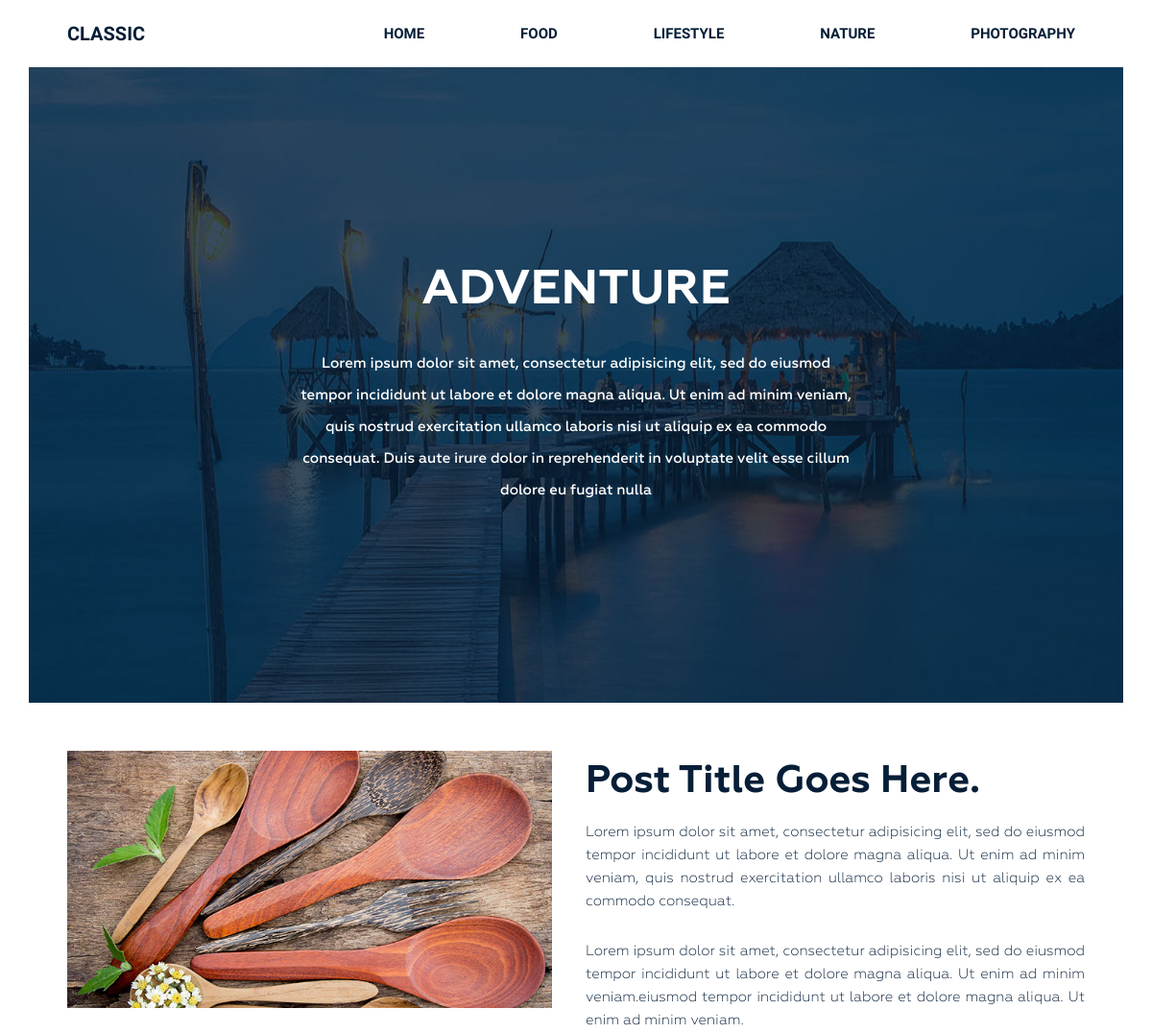
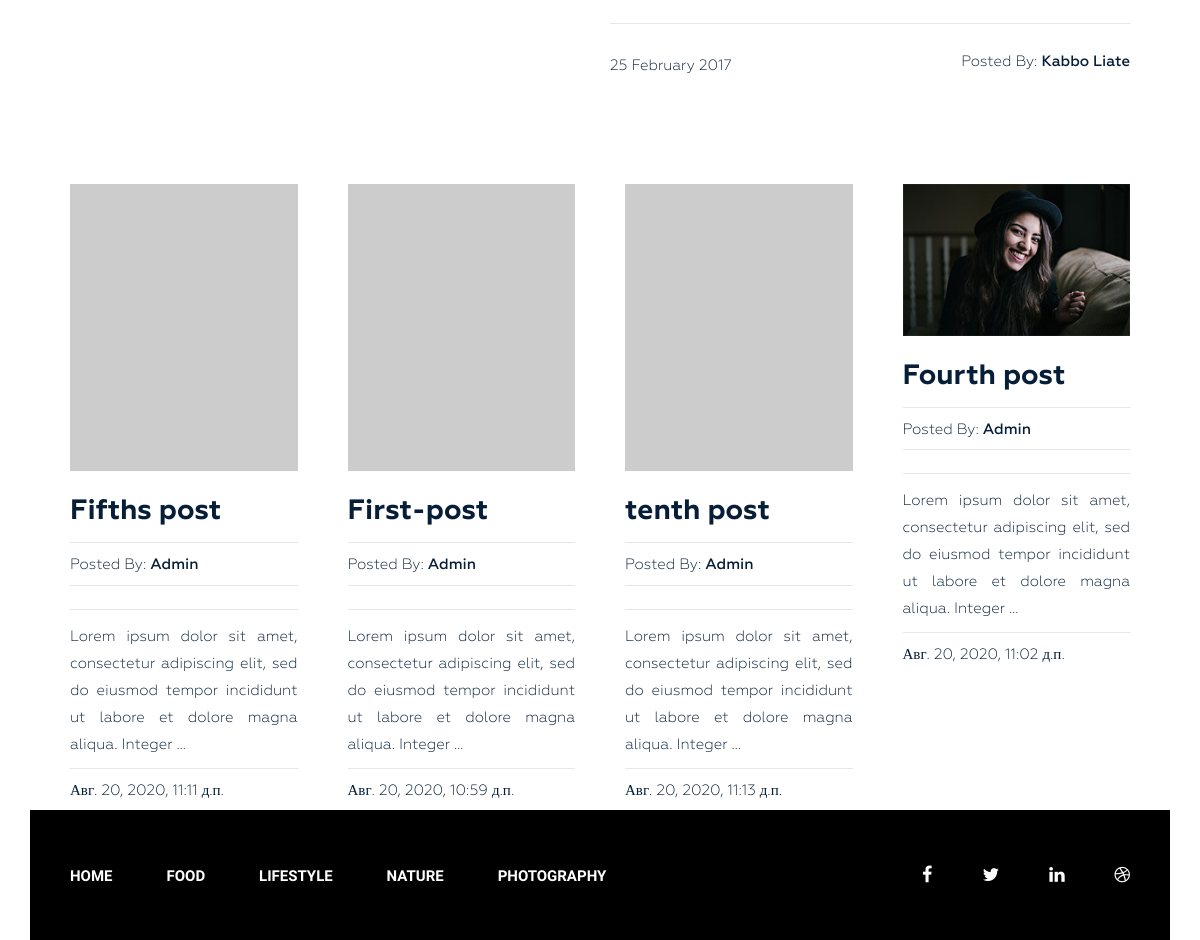
/tag/adventure/, run on the app's committed database (2 pictures, top to bottom).
### blog/models.py (models this page shows, shortened)
class Category(models.Model):
    title = models.CharField(max_length=100, verbose_name='Название категории')
    slug = models.SlugField(max_length=100, verbose_name='Category URL', unique=True)
    def get_absolute_url(self):
        return reverse('category', kwargs={'slug': self.slug})
    class Meta:
        verbose_name = 'Категория'
        verbose_name_plural = 'Категории'
        ordering = ['title']

class Tag(models.Model):
    title = models.CharField(max_length=100, verbose_name='Название тега')
    slug = models.SlugField(max_length=100, verbose_name='Tag URL', unique=True)
    def __str__(self):
        return self.title
    class Meta:
        verbose_name = 'Тег'
        verbose_name_plural = 'Теги'
        ordering = ['title']

class Post(models.Model):
    title = models.CharField(max_length=100, verbose_name='Заголовок поста')
    content = models.TextField(blank=True, verbose_name='Содержание')
    author = models.CharField(max_length=100, verbose_name='Автор')
    photo = models.ImageField(upload_to='photo/%Y/%m/%d/', blank=True, verbose_name='Фотография')
    created_at = models.DateTimeField(auto_now_add=True, verbose_name='Создано')
    updated_at = models.DateTimeField(auto_now=True, verbose_name='Отредактировано')
    views = models.IntegerField(verbose_name='Количество просмотрров', default=0)
    category = models.ForeignKey(to=Category, on_delete=models.PROTECT, verbose_name='Категория')
    tags = models.ManyToManyField(to=Tag, blank=True, verbose_name='Теги')
    slug = models.SlugField(max_length=100, verbose_name='Post URL', unique=True)
    def get_absolute_url(self):
        return reverse('post', kwargs={'slug': self.slug})
    class Meta:
        verbose_name = 'Пост'
        verbose_name_plural = 'Посты'
        ordering = ['-updated_at']

### blog/views.py (the view)
# urls.py: path('tag/<slug:slug>/', PostsByTags.as_view(), name='tag'),
class PostsByTags(ListView):
    model = Tag
    context_object_name = 'tag'
    template_name = 'blog/tag.html'
    paginate_by = 4
    allow_empty = False
    def get_queryset(self):
        return Post.objects.filter(tags__slug=self.kwargs['slug'])
    def get_context_data(self, *, object_list=None, **kwargs):
        context = super().get_context_data(**kwargs)
        context['title'] = Tag.objects.get(slug=self.kwargs['slug'])
        return context

### blog/templatetags/menu_tag.py (called while the page is built)
@register.inclusion_tag('blog/tags/menu.html')
def show_menu(menu_class='menu'):
    categories = Category.objects.all()
    context = {
        'categories': categories,
        'menu_class': menu_class,
    }
    return context

### blog/templates/blog/tag.html (shortened to what this page needs)
{% extends 'base.html' %}
{% load static %}
{% block content %}
<section class="bg-text-area">
    <div class="container">
        <div class="row">
            <div class="col-md-12">
                <div class="bg-text">
                    <h3>{{ title }}</h3>
                    <p>Lorem ipsum dolor sit amet, consectetur adipisicing elit, sed do eiusmod tempor incididunt ut labore et dolore magna aliqua. Ut enim ad minim veniam, quis nostrud exercitation ullamco laboris nisi ut aliquip ex ea commodo consequat. Duis aute irure dolor in reprehenderit in voluptate velit esse cillum dolore eu fugiat nulla </p>
                </div>
            </div>
        </div>
    </div>
</section>
<section class="blog-post-area">
    <div class="container">
        <div class="row">
            <div class="blog-post-area-style">
                <div class="col-md-12">
                    <div class="single-post-big">
                        <div class="big-image">
                            <img src="{% static 'img/post-image1.jpg' %}" alt="">
                        </div>
                        <div class="big-text">
                            <h3><a href="#">Post Title Goes Here.</a></h3>
                            <p>Lorem ipsum dolor sit amet, consectetur adipisicing elit, sed do eiusmod tempor incididunt ut labore et dolore magna aliqua. Ut enim ad minim veniam, quis nostrud exercitation ullamco laboris nisi ut aliquip ex ea commodo consequat.</p>
                            <p>Lorem ipsum dolor sit amet, consectetur adipisicing elit, sed do eiusmod tempor incididunt ut labore et dolore magna aliqua. Ut enim ad minim veniam.eiusmod tempor incididunt ut labore et dolore magna aliqua. Ut enim ad minim veniam.</p>
                            <h4><span class="date">25 February 2017</span><span class="author">Posted By: <span class="author-name">Kabbo Liate</span></span>
                            </h4>
                        </div>
                    </div>
                </div>
                {% for i in tag %}
                <div class="col-md-3">
                    <div class="single-post">
                        {% if i.photo %}
                        <img src="{{ i.photo.url }}" alt="{{ i.title }}">
                        {% else %}
                        <img src="https://picsum.photos/id/237/300/201" alt="{{ i.title }}">
                        {% endif %}
                        <h3><a href="{{ i.get_absolute_url }}">{{ i.title }}</a></h3>
                        <h4><span>Posted By: <span class="author-name">{{ i.author }}</span></span>
                        </h4>
                        <p>{{ i.content|safe|linebreaks|truncatewords:20 }}</p>
                        <h4><span>{{ i.created_at }}</span></h4>
                    </div>
                </div>
                {% endfor %}
            </div>
        </div>
    </div>
</section>
{% endblock %}

### blog/templates/blog/tags/menu.html
<div class="{{ menu_class }}">
    <ul>
        <li><a href="{% url 'home' %}">Home</a></li>
        {% for i in categories %}
        <li><a href="{{ i.get_absolute_url }}">{{ i.title }}</a></li>
        {% endfor %}
    </ul>
</div>

### dartblog/static/style.css (style rules this page uses)
.wrapper header.header .menu { margin: 0 }
.wrapper header.header .menu ul { float: right; margin: 0; padding: 0; margin-right: 4px; }
.wrapper header.header .menu ul li { display: inline-block; list-style: outside none none; margin: 0 -4px 0 0; }
.wrapper header.header .menu ul li a { color: rgb(6, 30, 55); font-family: "Raleway", sans-serif; font-size: 15px; font-weight: 600; line-height: 70px; padding: 26px 50px; text-decoration: none; text-transform: uppercase; }
.wrapper section.bg-text-area .bg-text { background-image: url(img/bg-iamges.jpg); background-size: 100% 100%; padding: 205px 280px; }
.wrapper section.bg-text-area .bg-text h3 { color: #fff; font-family: Geometria; font-size: 50px; font-weight: 700; text-align: center; text-transform: uppercase; margin: 0; }
.wrapper section.bg-text-area .bg-text p { color: #fff; font-family: Geometria; font-size: 15px; font-weight: 500; line-height: 33px; margin: 32px 0 0; text-align: center; }
section.blog-post-area { margin-top: 50px; }
section.blog-post-area .big-image { float: left; width: 50%; padding-right: 35px; }
section.blog-post-area .big-text { float: right; width: 50%; padding-right: 20px; }
section.blog-post-area img { width: 100%; }
section.blog-post-area .big-text h3 { margin: 10px 0 0; }
section.blog-post-area .big-text h3 a { font-family: Geometria; font-weight: 700; font-size: 40px; color: #061e37; text-decoration: none; }
section.blog-post-area .big-text p { color: #061e37; font-family: Geometria; font-size: 15px; font-weight: 400; line-height: 24px; padding-top: 18px; text-align: justify; text-decoration: none; }
section.blog-post-area .big-text h4 { margin-top: 25px; padding-top: 30px; position: relative; }
section.blog-post-area .big-text h4::before { background: #e6e6e6 none repeat scroll 0 0; content: ""; height: 1px; position: absolute; top: 0; width: 100%; }
section.blog-post-area .single-post { padding-right: 20px; margin: 100px 0px 0px; }
section.blog-post-area h4 span { font-family: Geometria; font-weight: 400; font-size: 15px; color: #061e37; text-decoration: none; }
section.blog-post-area .big-text h4 span.author { float: right }
section.blog-post-area h4 span.author-name { font-weight: 500; }
.blog-post-area .single-post h3 a { font-family: Geometria; font-size: 28px; font-weight: 700; text-decoration: none; color: #061e37; }
.blog-post-area .single-post p { color: #061e37; font-family: Geometria; font-size: 15px; font-weight: 400; line-height: 27px; padding-top: 14px; position: relative; text-align: justify; }
.blog-post-area .single-post h4 { margin-bottom: 12px; padding-top: 10px; position: relative; }
.blog-post-area .single-post h4::before { background: #e6e6e6 none repeat scroll 0 0; content: ""; height: 1px; position: absolute; top: 0; width: 100%; }
.blog-post-area .single-post p::before { background: #e6e6e6 none repeat scroll 0 0; content: ""; height: 1px; position: absolute; top: 0; width: 100%; }
.blog-post-area .single-post h3 { margin: 25px 0 15px; }
.blog-post-area .blog-post-area-style { margin: 0 20px 0 40px; }
.wrapper footer.footer .footer-menu { margin: 0 }
.wrapper footer.footer .footer-menu ul { line-height: 130px; margin: 0; padding: 0; }
.wrapper footer.footer .footer-menu ul li { display: inline; list-style: outside none none; margin: 0; padding: 30px 0px; }
.wrapper footer.footer .footer-menu ul li a { color: #fff; font-family: "Raleway", sans-serif; font-size: 15px; font-weight: 600; line-height: 70px; margin-left: 40px; padding: 26px 10px 26px 0; text-decoration: none; text-transform: uppercase; }

### data on the page
Category: title "FOOD"
Category: title "LIFESTYLE"
Category: title "NATURE"
Category: title "PHOTOGRAPHY"
Tag: title "ADVENTURE"
Post: title "Fifths post", author "Admin", content "Lorem ipsum dolor sit amet, consectetur adipiscing elit, sed do eiusmod tempor incididunt ut labore et dolore magna aliqua. Integer …", created_at "Авг. 20, 2020, 11:11 д.п."
Post: title "First-post", author "Admin", content "Lorem ipsum dolor sit amet, consectetur adipiscing elit, sed do eiusmod tempor incididunt ut labore et dolore magna aliqua. Integer …", created_at "Авг. 20, 2020, 10:59 д.п."
Post: title "tenth post", author "Admin", content "Lorem ipsum dolor sit amet, consectetur adipiscing elit, sed do eiusmod tempor incididunt ut labore et dolore magna aliqua. Integer …", created_at "Авг. 20, 2020, 11:13 д.п."
Post: photo (picture), title "Fourth post", author "Admin", content "Lorem ipsum dolor sit amet, consectetur adipiscing elit, sed do eiusmod tempor incididunt ut labore et dolore magna aliqua. Integer …", created_at "Авг. 20, 2020, 11:02 д.п."
